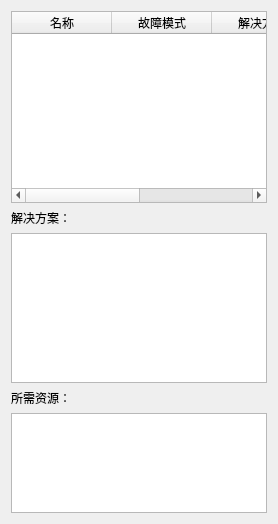
     <widget class="QWidget" name="tab_6">
      <property name="styleSheet">
       <string notr="true">#tab_6{background-color: rgba(19, 67, 79, 1);
    border-color: rgba(19, 67, 79, 1);
    border: 0px solid rgba(61, 255, 255,0.4);
    margin: 2px;}</string>
      </property>
      <attribute name="title">
       <string>维修信息</string>
      </attribute>
      <layout class="QVBoxLayout" name="verticalLayout_5">
       <item>
        <widget class="QTableWidget" name="tableRepairInfo">
         <property name="focusPolicy">
          <enum>Qt::NoFocus</enum>
         </property>
         <property name="styleSheet">
          <string notr="true"/>
         </property>
         <property name="editTriggers">
          <set>QAbstractItemView::DoubleClicked</set>
         </property>
         <property name="selectionBehavior">
          <enum>QAbstractItemView::SelectRows</enum>
         </property>
         <attribute name="verticalHeaderVisible">
          <bool>false</bool>
         </attribute>
         <column>
          <property name="text">
           <string>名称</string>
          </property>
         </column>
         <column>
          <property name="text">
           <string>故障模式</string>
          </property>
         </column>
         <column>
          <property name="text">
           <string>解决方案</string>
          </property>
         </column>
         <column>
          <property name="text">
           <string>所需资源</string>
          </property>
         </column>
        </widget>
       </item>
       <item>
        <widget class="QLabel" name="label_18">
         <property name="text">
          <string>解决方案：</string>
         </property>
        </widget>
       </item>
       <item>
        <widget class="QTextEdit" name="TextEdRepairPlan">
         <property name="minimumSize">
          <size>
           <width>0</width>
           <height>0</height>
          </size>
         </property>
         <property name="maximumSize">
          <size>
           <width>16777215</width>
           <height>150</height>
          </size>
         </property>
         <property name="styleSheet">
          <string notr="true"/>
         </property>
        </widget>
       </item>
       <item>
        <widget class="QLabel" name="label_19">
         <property name="text">
          <string>所需资源：</string>
         </property>
        </widget>
       </item>
       <item>
        <widget class="QTextEdit" name="TextEdRepairResource">
         <property name="maximumSize">
          <size>
           <width>16777215</width>
           <height>100</height>
          </size>
         </property>
         <property name="styleSheet">
          <string notr="true"/>
         </property>
        </widget>
       </item>
      </layout>
     </widget>
